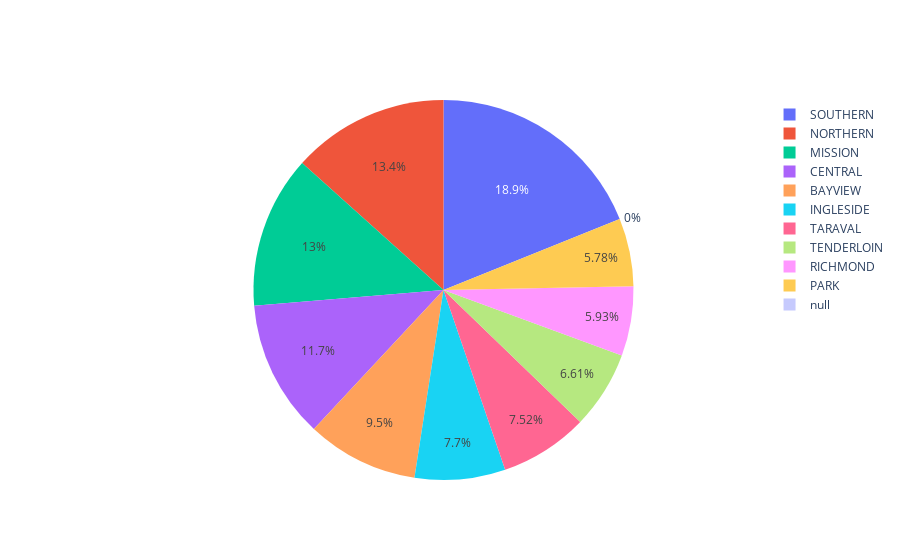

Notebook source saved alongside this figure:
### Markdown cell above
### 👉 Pie Chart visualization

### Code cell
labels = crime_df.department_district.unique()
values=[]
for each in labels:
    values.append(len(df[crime_df.department_district==each]))

# Use `hole` to create a donut-like pie chart
fig = go.Figure(data=[go.Pie(labels=labels, values=values)])
fig.show()

### Figure 1 — Plotly figure (JSON) as saved in the notebook; plotly's stock layout.template omitted (floating-point values rounded to 4 significant figures)
{"data": [{"labels": ["SOUTHERN", "BAYVIEW", "TENDERLOIN", "MISSION", "NORTHERN", "TARAVAL", "INGLESIDE", "CENTRAL", "RICHMOND", "PARK", null], "type": "pie", "values": [28445, 14303, 9942, 19503, 20100, 11325, 11594, 17666, 8922, 8699, 0]}], "layout": {}}
